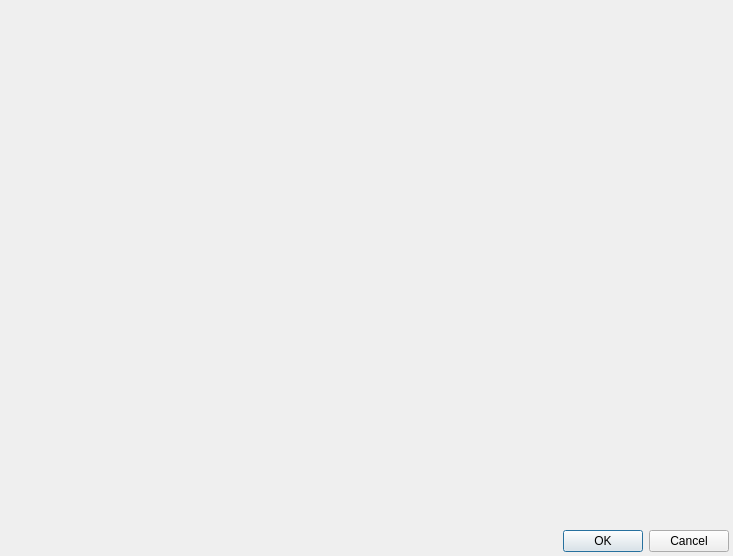
<?xml version="1.0" encoding="UTF-8"?>
<ui version="4.0">
 <class>AmbulatoryCardDialog</class>
 <widget class="QDialog" name="AmbulatoryCardDialog">
  <property name="geometry">
   <rect>
    <x>0</x>
    <y>0</y>
    <width>733</width>
    <height>556</height>
   </rect>
  </property>
  <property name="sizePolicy">
   <sizepolicy hsizetype="Preferred" vsizetype="Preferred">
    <horstretch>0</horstretch>
    <verstretch>0</verstretch>
   </sizepolicy>
  </property>
  <property name="windowTitle">
   <string>Dialog</string>
  </property>
  <layout class="QGridLayout" name="gridLayout">
   <property name="margin">
    <number>4</number>
   </property>
   <item row="0" column="0" colspan="2">
    <widget class="CAmbulatoryCardPage" name="ambulatoryCardPage" native="true"/>
   </item>
   <item row="1" column="1">
    <widget class="QDialogButtonBox" name="buttonBox">
     <property name="sizePolicy">
      <sizepolicy hsizetype="Fixed" vsizetype="Fixed">
       <horstretch>0</horstretch>
       <verstretch>0</verstretch>
      </sizepolicy>
     </property>
     <property name="orientation">
      <enum>Qt::Horizontal</enum>
     </property>
     <property name="standardButtons">
      <set>QDialogButtonBox::Cancel|QDialogButtonBox::Ok</set>
     </property>
    </widget>
   </item>
  </layout>
 </widget>
 <customwidgets>
  <customwidget>
   <class>CAmbulatoryCardPage</class>
   <extends>QWidget</extends>
   <header>Events/AmbulatoryCardPage.h</header>
   <container>1</container>
  </customwidget>
 </customwidgets>
 <resources/>
 <connections>
  <connection>
   <sender>buttonBox</sender>
   <signal>accepted()</signal>
   <receiver>AmbulatoryCardDialog</receiver>
   <slot>accept()</slot>
   <hints>
    <hint type="sourcelabel">
     <x>248</x>
     <y>254</y>
    </hint>
    <hint type="destinationlabel">
     <x>157</x>
     <y>274</y>
    </hint>
   </hints>
  </connection>
  <connection>
   <sender>buttonBox</sender>
   <signal>rejected()</signal>
   <receiver>AmbulatoryCardDialog</receiver>
   <slot>reject()</slot>
   <hints>
    <hint type="sourcelabel">
     <x>316</x>
     <y>260</y>
    </hint>
    <hint type="destinationlabel">
     <x>286</x>
     <y>274</y>
    </hint>
   </hints>
  </connection>
 </connections>
</ui>
